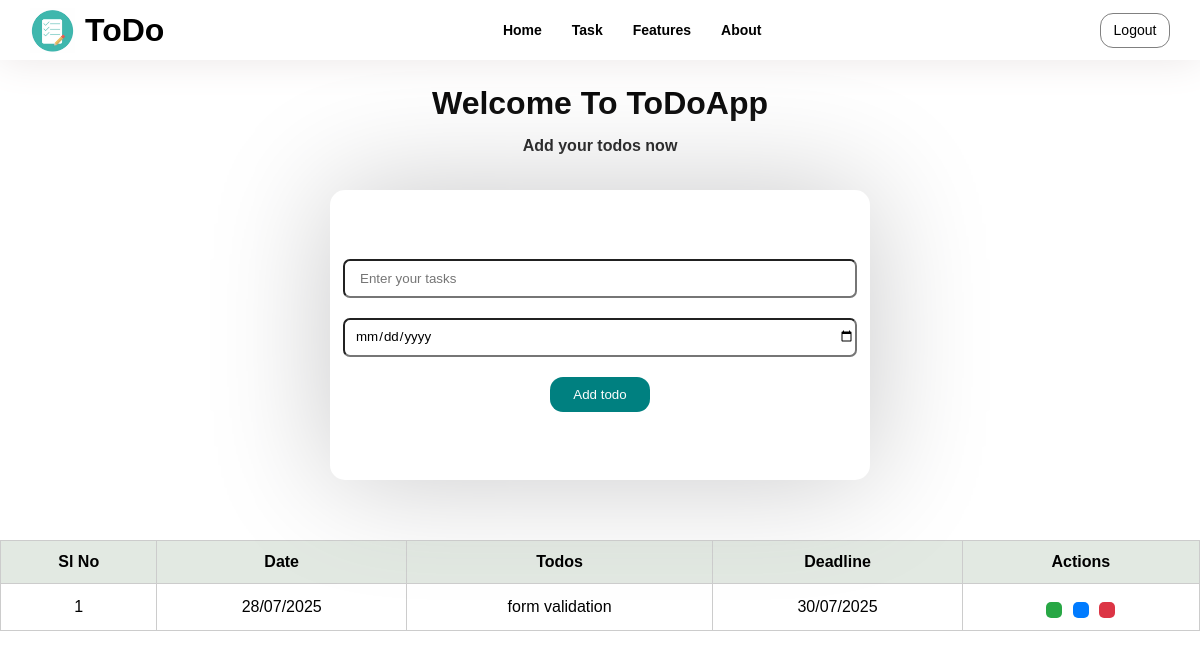
Page /add_task/ (signed in) on the committed database.
### App/models.py (models this page shows, shortened)
class Task(models.Model):
    user = models.ForeignKey(User, on_delete=models.CASCADE)
    todos = models.CharField(max_length=255)
    created_date = models.DateField(auto_now_add=True)
    deadline = models.DateField()
    complete= models.BooleanField(default=False)

### App/views.py (the view, shortened to what this page needs)
# urls.py: path('add_task/', views.add_task, name='add_task'),
def add_task(request):
    tasks = Task.objects.filter(user=request.user)
    return render(request, 'tasks.html', {'tasks': tasks})

### App/templates/tasks.html (shortened to what this page needs)
{% load static %}
<!DOCTYPE html>
<html lang="en">
<head>
    <link rel="stylesheet" href="{% static 'css/tasks.css' %}">
</head>
<body>
    <div class="container">
        <div class="navbar">
            <div class="nav-left">
                <div class="logo">
                    <img src="{% static 'images/logo.png' %}" alt="" srcset="">
                </div>
                <h1>ToDo</h1>
            </div>
             <div class="nav-items-center">
                <a href="{% url 'homepage' %}"><h3>Home</h3></a>
                <a href="{% url 'add_task' %}"><h3>Task</h3></a>
                <a href="/#features"><h3>Features</h3></a>
                <a href="/#about"><h3>About</h3></a>
            </div>
            <div class="nav-right">
                <a href="{% url 'logout' %}"><button id="btn1" onclick="">Logout</button></a>
            </div>
        </div>
        <div class="head-section">
            <h1>Welcome To ToDoApp</h1>
            <h6>Add your todos now</h6>
        </div>
        <div class="form-container">
            <form action="{% url 'add_task' %}" method="POST">{% csrf_token %}
                <div class="addtodo">
                <input type="text" name="todos" placeholder="Enter your tasks">
                <input type="date" name="deadline" placeholder="">
                <button type="submit" id="add">Add todo</button>
                </div>
            </form>
        </div>
        <div class="todo-tables">
            <table>
                <thead>
                    <tr>
                        <th>Sl No</th>
                        <th>Date</th>
                        <th>Todos</th>
                        <th>Deadline</th>
                        <th>Actions</th>
                    </tr>
                </thead>
                <tbody>
                     {% for i in tasks %}
                    <tr>
                        <td>{{ forloop.counter }}</td>
                        {% if i.complete %}
                        <td style="text-decoration: line-through;">{{ i.created_date|date:"d/m/Y" }}</td>
                        <td style="text-decoration: line-through;">{{ i.todos }}</td>
                        <td style="text-decoration: line-through;">{{ i.deadline|date:"d/m/Y" }}</td>
                        {% else %}
                        <td>{{ i.created_date|date:"d/m/Y" }}</td>
                        <td>{{ i.todos }}</td>
                        <td>{{ i.deadline|date:"d/m/Y" }}</td>
                        {% endif %}
                        <td>
                            {% if i.complete %}
                            <a href="{% url 'taskclose' pk=i.pk %}"><button type="submit" class="btn black"><ion-icon name="close-circle-outline"></ion-icon></button></a>
                            <a href="{% url 'edit' pk=i.pk %}"><button type="submit" class="btn blue" ><ion-icon name="create-outline"></ion-icon> </button></a>
                            <a href="{% url 'taskdelete' pk=i.pk %}"><button type="submit" class="btn red"><ion-icon name="trash-outline"></ion-icon> </button></a>
                            {% else %}
                            <a href="{% url 'taskcomplete' pk=i.pk %}"><button type="submit" class="btn green"></button></a>
                            <a href="{% url 'edit' pk=i.pk %}"><button type="submit" class="btn blue" > </button></a>
                            <a href="{% url 'taskdelete' pk=i.pk %}"><button type="submit" class="btn red"> </button></a>
                            {% endif %}
                        </td>
                    </tr>
                    {% empty %}
                    <tr>
                        <td colspan="5">No tasks yet. Start adding some!</td>
                    </tr>
                    {% endfor %}
                </tbody>
            </table>
        </div>
    </div>
</body>
</html>

### App/static/css/tasks.css (style rules this page uses)
* { margin: 0; padding: 0; font-family: Arial, Helvetica, sans-serif; }
.navbar { display: flex; justify-content: space-between; align-items: center; padding: 10px 30px; height: 40px; box-shadow: 0 0 40px rgb(235, 230, 230); }
.nav-right { gap: 20px; }
#btn1 { cursor: pointer; height: 35px; width: 70px; border: 1px solid gray; outline:none; color: black; background-color: white; font-size: 14px; font-weight: 200; border-radius: 13px 13px 13px 13px; }
.addtodo { height: 250px; width: 500px; display: flex; flex-direction: column; padding: 20px; border: none; border-radius: 15px; box-shadow: 0 0 120px rgb(200, 200, 201); gap: 20px; background-color: white; align-items: center; justify-content: center; }
.addtodo input { width: 100%; height: 35px; border-radius: 7px; outline: none; padding-left: 10px; }
.addtodo button { width: 100px; height: 35px; cursor: pointer; border: none; outline: none; color: rgb(253, 253, 253); background-color:teal; border-radius: 13px; }
.addtodo ::placeholder { padding-left: 5px; }
.form-container { display: flex; align-items: center; justify-content: center; margin-top: 30px; margin-bottom: 60px; }
table { width: 100%; border-collapse: collapse; font-family: sans-serif; margin-top: 20px; }
a { text-decoration: none; color: inherit; }
thead { background-color: #e2e9e2; }
th, td { border: 1px solid #ccc; padding: 12px; text-align: center; }
.btn { padding: 8px; margin: 0 3px; border: none; border-radius: 5px; text-align: center; font-size: 18px; cursor: pointer; color: white; display: inline-flex; align-items: center; justify-content: center; text-decoration: none; }
.green { background-color: #28a745; }
.blue { background-color: #007bff; }
.red { background-color: #dc3545; }

### rows in the picture
Task: created_date "28/07/2025", todos "form validation", deadline "30/07/2025", complete False (drawn)
